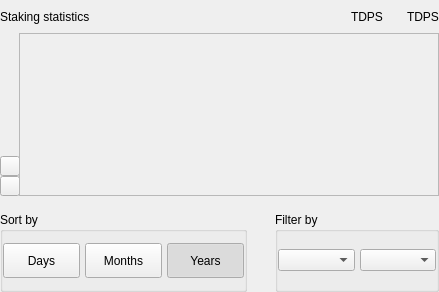
                  <widget class="QWidget" name="layoutChart" native="true">
                    <layout class="QVBoxLayout" name="verticalLayout_8" stretch="3,0">
                      <property name="spacing">
                        <number>16</number>
                      </property>
                      <property name="leftMargin">
                        <number>0</number>
                      </property>
                      <property name="topMargin">
                        <number>0</number>
                      </property>
                      <property name="rightMargin">
                        <number>0</number>
                      </property>
                      <property name="bottomMargin">
                        <number>0</number>
                      </property>
                      <item>
                        <widget class="QWidget" name="verticalWidgetChart" native="true">
                          <property name="minimumSize">
                            <size>
                              <width>0</width>
                              <height>190</height>
                            </size>
                          </property>
                          <property name="maximumSize">
                            <size>
                              <width>16777215</width>
                              <height>16777215</height>
                            </size>
                          </property>
                          <layout class="QVBoxLayout" name="verticalLayout_4" stretch="1,5">
                            <property name="spacing">
                              <number>0</number>
                            </property>
                            <property name="leftMargin">
                              <number>0</number>
                            </property>
                            <property name="topMargin">
                              <number>0</number>
                            </property>
                            <property name="rightMargin">
                              <number>0</number>
                            </property>
                            <property name="bottomMargin">
                              <number>0</number>
                            </property>
                            <item>
                              <layout class="QHBoxLayout" name="horizontalLayout_4">
                                <item>
                                  <widget class="QLabel" name="labelChart">
                                    <property name="text">
                                      <string>Staking statistics</string>
                                    </property>
                                  </widget>
                                </item>
                                <item>
                                  <spacer name="horizontalSpacer_4">
                                    <property name="orientation">
                                      <enum>Qt::Horizontal</enum>
                                    </property>
                                    <property name="sizeHint" stdset="0">
                                      <size>
                                        <width>40</width>
                                        <height>20</height>
                                      </size>
                                    </property>
                                  </spacer>
                                </item>
                                <item>
                                  <widget class="QLabel" name="labelSquareTdps">
                                    <property name="minimumSize">
                                      <size>
                                        <width>14</width>
                                        <height>14</height>
                                      </size>
                                    </property>
                                    <property name="maximumSize">
                                      <size>
                                        <width>14</width>
                                        <height>14</height>
                                      </size>
                                    </property>
                                    <property name="text">
                                      <string/>
                                    </property>
                                  </widget>
                                </item>
                                <item>
                                  <widget class="QLabel" name="labelTdps">
                                    <property name="text">
                                      <string>TDPS</string>
                                    </property>
                                  </widget>
                                </item>
                                <item>
                                  <spacer name="horizontalSpacer_5">
                                    <property name="orientation">
                                      <enum>Qt::Horizontal</enum>
                                    </property>
                                    <property name="sizeType">
                                      <enum>QSizePolicy::Fixed</enum>
                                    </property>
                                    <property name="sizeHint" stdset="0">
                                      <size>
                                        <width>10</width>
                                        <height>20</height>
                                      </size>
                                    </property>
                                  </spacer>
                                </item>
                                <item>
                                  <widget class="QLabel" name="labelSquarezTdps">
                                    <property name="minimumSize">
                                      <size>
                                        <width>14</width>
                                        <height>14</height>
                                      </size>
                                    </property>
                                    <property name="maximumSize">
                                      <size>
                                        <width>14</width>
                                        <height>14</height>
                                      </size>
                                    </property>
                                    <property name="text">
                                      <string/>
                                    </property>
                                  </widget>
                                </item>
                                <item>
                                  <widget class="QLabel" name="labelzTdps">
                                    <property name="text">
                                      <string>TDPS</string>
                                    </property>
                                  </widget>
                                </item>
                              </layout>
                            </item>
                            <item>
                              <widget class="QWidget" name="chartContainer2" native="true">
                                <property name="minimumSize">
                                  <size>
                                    <width>0</width>
                                    <height>150</height>
                                  </size>
                                </property>
                                <property name="styleSheet">
                                  <string notr="true">#chartContainer{padding:0px; margin:0px;}</string>
                                </property>
                                <layout class="QHBoxLayout" name="horizontalLayout_11">
                                  <property name="spacing">
                                    <number>0</number>
                                  </property>
                                  <property name="leftMargin">
                                    <number>0</number>
                                  </property>
                                  <property name="topMargin">
                                    <number>0</number>
                                  </property>
                                  <property name="rightMargin">
                                    <number>0</number>
                                  </property>
                                  <property name="bottomMargin">
                                    <number>0</number>
                                  </property>
                                  <item>
                                    <widget class="QWidget" name="containerChartArrow" native="true">
                                      <property name="sizePolicy">
                                        <sizepolicy hsizetype="Fixed" vsizetype="Preferred">
                                          <horstretch>0</horstretch>
                                          <verstretch>0</verstretch>
                                        </sizepolicy>
                                      </property>
                                      <property name="minimumSize">
                                        <size>
                                          <width>19</width>
                                          <height>0</height>
                                        </size>
                                      </property>
                                      <property name="maximumSize">
                                        <size>
                                          <width>19</width>
                                          <height>16777215</height>
                                        </size>
                                      </property>
                                      <property name="styleSheet">
                                        <string notr="true">
                                          #widget{
                                          padding:0px;
                                          margin:0px;
                                          }
                                        </string>
                                      </property>
                                      <layout class="QVBoxLayout" name="verticalLayout_10">
                                        <property name="spacing">
                                          <number>0</number>
                                        </property>
                                        <property name="leftMargin">
                                          <number>0</number>
                                        </property>
                                        <property name="rightMargin">
                                          <number>0</number>
                                        </property>
                                        <property name="bottomMargin">
                                          <number>0</number>
                                        </property>
                                        <item>
                                          <spacer name="verticalSpacer_3">
                                            <property name="orientation">
                                              <enum>Qt::Vertical</enum>
                                            </property>
                                            <property name="sizeHint" stdset="0">
                                              <size>
                                                <width>20</width>
                                                <height>127</height>
                                              </size>
                                            </property>
                                          </spacer>
                                        </item>
                                        <item alignment="Qt::AlignVCenter">
                                          <widget class="QWidget" name="containerArrows" native="true">
                                            <layout class="QVBoxLayout" name="horizontalLayout_6" stretch="0,0">
                                              <property name="spacing">
                                                <number>0</number>
                                              </property>
                                              <property name="leftMargin">
                                                <number>0</number>
                                              </property>
                                              <property name="topMargin">
                                                <number>0</number>
                                              </property>
                                              <property name="rightMargin">
                                                <number>0</number>
                                              </property>
                                              <property name="bottomMargin">
                                                <number>0</number>
                                              </property>
                                              <item>
                                                <widget class="QPushButton" name="pushButtonChartArrow">
                                                  <property name="minimumSize">
                                                    <size>
                                                      <width>20</width>
                                                      <height>20</height>
                                                    </size>
                                                  </property>
                                                  <property name="maximumSize">
                                                    <size>
                                                      <width>20</width>
                                                      <height>20</height>
                                                    </size>
                                                  </property>
                                                  <property name="styleSheet">
                                                    <string notr="true"/>
                                                  </property>
                                                  <property name="text">
                                                    <string/>
                                                  </property>
                                                </widget>
                                              </item>
                                              <item>
                                                <widget class="QPushButton" name="pushButtonChartRight">
                                                  <property name="minimumSize">
                                                    <size>
                                                      <width>20</width>
                                                      <height>20</height>
                                                    </size>
                                                  </property>
                                                  <property name="maximumSize">
                                                    <size>
                                                      <width>20</width>
                                                      <height>20</height>
                                                    </size>
                                                  </property>
                                                  <property name="styleSheet">
                                                    <string notr="true"/>
                                                  </property>
                                                  <property name="text">
                                                    <string/>
                                                  </property>
                                                </widget>
                                              </item>
                                            </layout>
                                          </widget>
                                        </item>
                                      </layout>
                                    </widget>
                                  </item>
                                  <item>
                                    <widget class="QFrame" name="chartContainer">
                                      <property name="sizePolicy">
                                        <sizepolicy hsizetype="Expanding" vsizetype="Preferred">
                                          <horstretch>0</horstretch>
                                          <verstretch>0</verstretch>
                                        </sizepolicy>
                                      </property>
                                      <property name="styleSheet">
                                        <string notr="true">
                                          padding:0px;
                                          margin:0px;
                                        </string>
                                      </property>
                                      <property name="frameShape">
                                        <enum>QFrame::StyledPanel</enum>
                                      </property>
                                      <property name="frameShadow">
                                        <enum>QFrame::Raised</enum>
                                      </property>
                                    </widget>
                                  </item>
                                </layout>
                              </widget>
                            </item>
                          </layout>
                        </widget>
                      </item>
                      <item alignment="Qt::AlignVCenter">
                        <widget class="QWidget" name="containerSort" native="true">
                          <layout class="QHBoxLayout" name="horizontalLayout_6" stretch="3,2">
                            <property name="spacing">
                              <number>28</number>
                            </property>
                            <property name="leftMargin">
                              <number>0</number>
                            </property>
                            <property name="topMargin">
                              <number>0</number>
                            </property>
                            <property name="rightMargin">
                              <number>0</number>
                            </property>
                            <property name="bottomMargin">
                              <number>0</number>
                            </property>
                            <item>
                              <widget class="QGroupBox" name="groupBoxChart">
                                <property name="minimumSize">
                                  <size>
                                    <width>0</width>
                                    <height>80</height>
                                  </size>
                                </property>
                                <property name="maximumSize">
                                  <size>
                                    <width>16777215</width>
                                    <height>80</height>
                                  </size>
                                </property>
                                <property name="title">
                                  <string>Sort by</string>
                                </property>
                                <layout class="QHBoxLayout" name="horizontalLayout_7">
                                  <property name="spacing">
                                    <number>5</number>
                                  </property>
                                  <property name="leftMargin">
                                    <number>0</number>
                                  </property>
                                  <property name="rightMargin">
                                    <number>0</number>
                                  </property>
                                  <item>
                                    <widget class="QPushButton" name="pushButtonMonth">
                                      <property name="minimumSize">
                                        <size>
                                          <width>50</width>
                                          <height>35</height>
                                        </size>
                                      </property>
                                      <property name="maximumSize">
                                        <size>
                                          <width>16777215</width>
                                          <height>16777215</height>
                                        </size>
                                      </property>
                                      <property name="text">
                                        <string>Days</string>
                                      </property>
                                      <property name="checkable">
                                        <bool>true</bool>
                                      </property>
                                      <property name="autoExclusive">
                                        <bool>true</bool>
                                      </property>
                                    </widget>
                                  </item>
                                  <item>
                                    <widget class="QPushButton" name="pushButtonYear">
                                      <property name="minimumSize">
                                        <size>
                                          <width>50</width>
                                          <height>35</height>
                                        </size>
                                      </property>
                                      <property name="maximumSize">
                                        <size>
                                          <width>16777215</width>
                                          <height>16777215</height>
                                        </size>
                                      </property>
                                      <property name="text">
                                        <string>Months</string>
                                      </property>
                                      <property name="checkable">
                                        <bool>true</bool>
                                      </property>
                                      <property name="autoExclusive">
                                        <bool>true</bool>
                                      </property>
                                    </widget>
                                  </item>
                                  <item>
                                    <widget class="QPushButton" name="pushButtonAll">
                                      <property name="sizePolicy">
                                        <sizepolicy hsizetype="Preferred" vsizetype="Fixed">
                                          <horstretch>0</horstretch>
                                          <verstretch>0</verstretch>
                                        </sizepolicy>
                                      </property>
                                      <property name="minimumSize">
                                        <size>
                                          <width>50</width>
                                          <height>35</height>
                                        </size>
                                      </property>
                                      <property name="maximumSize">
                                        <size>
                                          <width>16777215</width>
                                          <height>16777215</height>
                                        </size>
                                      </property>
                                      <property name="text">
                                        <string>Years</string>
                                      </property>
                                      <property name="checkable">
                                        <bool>true</bool>
                                      </property>
                                      <property name="checked">
                                        <bool>true</bool>
                                      </property>
                                      <property name="autoExclusive">
                                        <bool>true</bool>
                                      </property>
                                    </widget>
                                  </item>
                                </layout>
                              </widget>
                            </item>
                            <item>
                              <widget class="QGroupBox" name="container_chart_dropboxes">
                                <property name="minimumSize">
                                  <size>
                                    <width>55</width>
                                    <height>80</height>
                                  </size>
                                </property>
                                <property name="maximumSize">
                                  <size>
                                    <width>16777215</width>
                                    <height>80</height>
                                  </size>
                                </property>
                                <property name="title">
                                  <string>Filter by</string>
                                </property>
                                <layout class="QHBoxLayout" name="horizontalLayout_8" stretch="1,1">
                                  <property name="spacing">
                                    <number>5</number>
                                  </property>
                                  <property name="leftMargin">
                                    <number>0</number>
                                  </property>
                                  <property name="topMargin">
                                    <number>0</number>
                                  </property>
                                  <property name="rightMargin">
                                    <number>0</number>
                                  </property>
                                  <property name="bottomMargin">
                                    <number>0</number>
                                  </property>
                                  <item>
                                    <widget class="QWidget" name="containerBoxMonths" native="true">
                                      <property name="minimumSize">
                                        <size>
                                          <width>55</width>
                                          <height>0</height>
                                        </size>
                                      </property>
                                      <layout class="QHBoxLayout" name="horizontalLayout_9">
                                        <property name="spacing">
                                          <number>0</number>
                                        </property>
                                        <property name="leftMargin">
                                          <number>0</number>
                                        </property>
                                        <property name="topMargin">
                                          <number>0</number>
                                        </property>
                                        <property name="rightMargin">
                                          <number>0</number>
                                        </property>
                                        <property name="bottomMargin">
                                          <number>0</number>
                                        </property>
                                        <item>
                                          <widget class="QComboBox" name="comboBoxMonths">
                                            <property name="minimumSize">
                                              <size>
                                                <width>55</width>
                                                <height>0</height>
                                              </size>
                                            </property>
                                          </widget>
                                        </item>
                                      </layout>
                                    </widget>
                                  </item>
                                  <item>
                                    <widget class="QWidget" name="containerBoxYears" native="true">
                                      <property name="sizePolicy">
                                        <sizepolicy hsizetype="Preferred" vsizetype="Preferred">
                                          <horstretch>0</horstretch>
                                          <verstretch>0</verstretch>
                                        </sizepolicy>
                                      </property>
                                      <property name="minimumSize">
                                        <size>
                                          <width>50</width>
                                          <height>0</height>
                                        </size>
                                      </property>
                                      <layout class="QHBoxLayout" name="horizontalLayout_10">
                                        <property name="spacing">
                                          <number>0</number>
                                        </property>
                                        <property name="leftMargin">
                                          <number>0</number>
                                        </property>
                                        <property name="topMargin">
                                          <number>0</number>
                                        </property>
                                        <property name="rightMargin">
                                          <number>0</number>
                                        </property>
                                        <property name="bottomMargin">
                                          <number>0</number>
                                        </property>
                                        <item>
                                          <widget class="QComboBox" name="comboBoxYears">
                                            <property name="minimumSize">
                                              <size>
                                                <width>40</width>
                                                <height>0</height>
                                              </size>
                                            </property>
                                          </widget>
                                        </item>
                                      </layout>
                                    </widget>
                                  </item>
                                </layout>
                              </widget>
                            </item>
                          </layout>
                        </widget>
                      </item>
                    </layout>
                  </widget>
